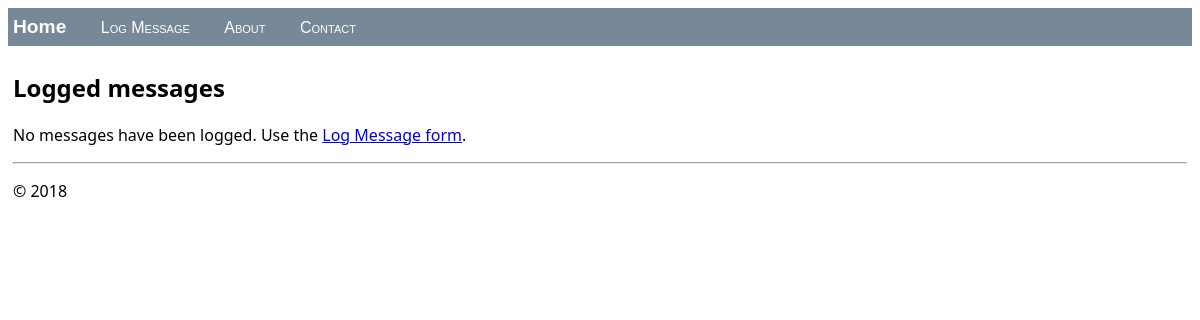
Before: / with the older database file.
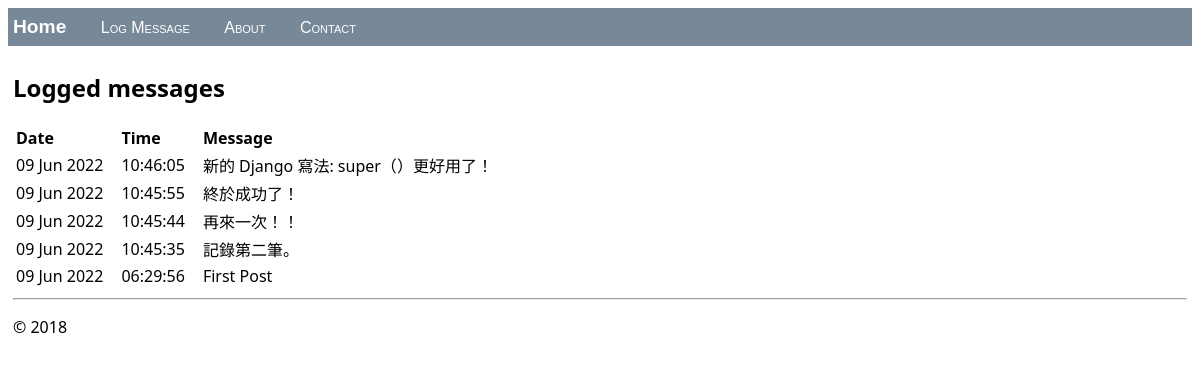
After: the same page with the newer database file.
### hello/models.py (models this page shows, shortened)
class LogMessage(models.Model):
    message = models.CharField(max_length=300)
    log_date = models.DateTimeField('date logged')

### hello/views.py (the view)
class HomeListView(ListView):
    model = LogMessage
    def get_context_data(self, **kwargs):
        context = super().get_context_data(**kwargs)
        return context

### hello/templates/hello/home.html (shortened to what this page needs)
{% extends "hello/layout.html" %}
{% block content %}
    <h2>Logged messages</h2>
    {% if message_list %}
        <table class="message_list">
            <thead>
                <tr>
                    <th>Date</th>
                    <th>Time</th>
                    <th>Message</th>
                </tr>
            </thead>
            <tbody>
                {% for message in message_list %}
                    <tr>
                        <td>{{ message.log_date | date:'d M Y' }}</td>
                        <td>{{ message.log_date | time:'H:i:s' }}</td>
                        <td>{{ message.message }}</td>
                    </tr>
                {% endfor %}
            </tbody>
        </table>
    {% else %}
        <p>
            No messages have been logged. Use the
            <a href="{% url 'log' %}">Log Message form</a>.
        </p>
    {% endif %}
{% endblock %}

### hello/templates/hello/layout.html (shortened to what this page needs)
<!DOCTYPE html>
<html lang="en">
<head>
    {% load static %}
    <link rel="stylesheet" href="{% static 'hello/site.css' %}" />
</head>
<body>
    <div class="navbar">
        <a href="{% url 'home' %}" class="navbar-brand">Home</a>
        <a href="{% url 'log' %}" class="navbar-item">Log Message</a>
        <a href="{% url 'about' %}" class="navbar-item">About</a>
        <a href="{% url 'contact' %}" class="navbar-item">Contact</a>
    </div>
    <div class="body-content">
        {% block content %}
        {% endblock content %}
        <hr>
        <footer>
            <p>© 2018</p>
        </footer>
    </div>
</body>
</html>

### hello/static/hello/site.css (style rules this page uses)
.navbar { background-color: lightslategray; font-size: 1em; font-family: "Trebuchet MS", "Lucida Sans Unicode", "Lucida Grande", "Lucida Sans", Arial, sans-serif; color: white; padding: 8px 5px 8px 5px; }
.navbar a { text-decoration: none; color: inherit; }
.navbar-brand { font-size: 1.2em; font-weight: 600; }
.navbar-item { font-variant: small-caps; margin-left: 30px; }
.body-content { padding: 5px; font-family: "Segoe Ui", Tahoma, Geneva, Verdana, sans-serif; }
.message_list th,td { text-align: left; padding-right: 15px; }

Changed rows visible on the page:
added LogMessage: log_date "09 Jun 2022", log_date "10:46:05", message "新的 Django 寫法: super（）更好用了！"
added LogMessage: log_date "09 Jun 2022", log_date "10:45:55", message "終於成功了！"
added LogMessage: log_date "09 Jun 2022", log_date "10:45:44", message "再來一次！！"
added LogMessage: log_date "09 Jun 2022", log_date "10:45:35", message "記錄第二筆。"
added LogMessage: log_date "09 Jun 2022", log_date "06:29:56", message "First Post"
Other visible differences:
text no longer shown: "No messages have been logged. Use the Log Message form ."
text now shown: "Date Time Message"
